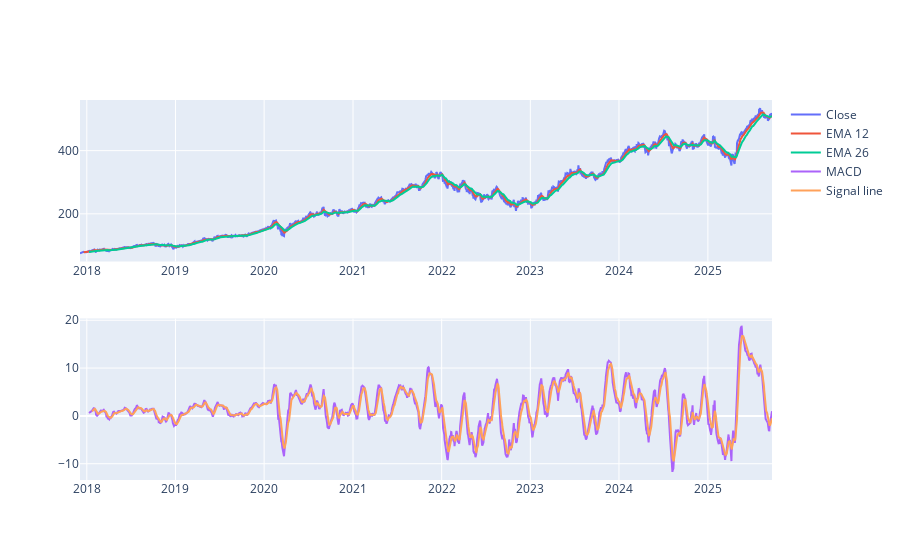

The code cell stored with this chart in its notebook:
### Code cell
EMA_12 = pd.Series(df['Close'].ewm(span=12, min_periods=12).mean())
EMA_26 = pd.Series(df['Close'].ewm(span=26, min_periods=26).mean())
df['MACD'] = pd.Series(EMA_12 - EMA_26)
df['MACD_signal'] = pd.Series(df.MACD.ewm(span=9, min_periods=9).mean())

fig = make_subplots(rows=2, cols=1)
fig.add_trace(go.Scatter(x=df.Date, y=df.Close, name='Close'), row=1, col=1)
fig.add_trace(go.Scatter(x=df.Date, y=EMA_12, name='EMA 12'), row=1, col=1)
fig.add_trace(go.Scatter(x=df.Date, y=EMA_26, name='EMA 26'), row=1, col=1)
fig.add_trace(go.Scatter(x=df.Date, y=df['MACD'], name='MACD'), row=2, col=1)
fig.add_trace(go.Scatter(x=df.Date, y=df['MACD_signal'], name='Signal line'), row=2, col=1)
fig.show()

### Figure 1 — Plotly figure (JSON) as saved in the notebook; plotly's stock layout.template omitted (floating-point values rounded to 4 significant figures; data arrays with more than 128 entries replaced by an {"elided": "..."} marker saying what was removed)
{"data": [{"name": "Close", "type": "scatter", "x": {"elided": "1960 str values"}, "xaxis": "x", "y": {"elided": "1960 float values"}, "yaxis": "y"}, {"name": "EMA 12", "type": "scatter", "x": {"elided": "1960 str values"}, "xaxis": "x", "y": {"elided": "1960 float values"}, "yaxis": "y"}, {"name": "EMA 26", "type": "scatter", "x": {"elided": "1960 str values"}, "xaxis": "x", "y": {"elided": "1960 float values"}, "yaxis": "y"}, {"name": "MACD", "type": "scatter", "x": {"elided": "1960 str values"}, "xaxis": "x2", "y": {"elided": "1960 float values"}, "yaxis": "y2"}, {"name": "Signal line", "type": "scatter", "x": {"elided": "1960 str values"}, "xaxis": "x2", "y": {"elided": "1960 float values"}, "yaxis": "y2"}], "layout": {"xaxis": {"anchor": "y", "domain": [0, 1]}, "xaxis2": {"anchor": "y2", "domain": [0, 1]}, "yaxis": {"anchor": "x", "domain": [0.575, 1]}, "yaxis2": {"anchor": "x2", "domain": [0, 0.425]}}}
